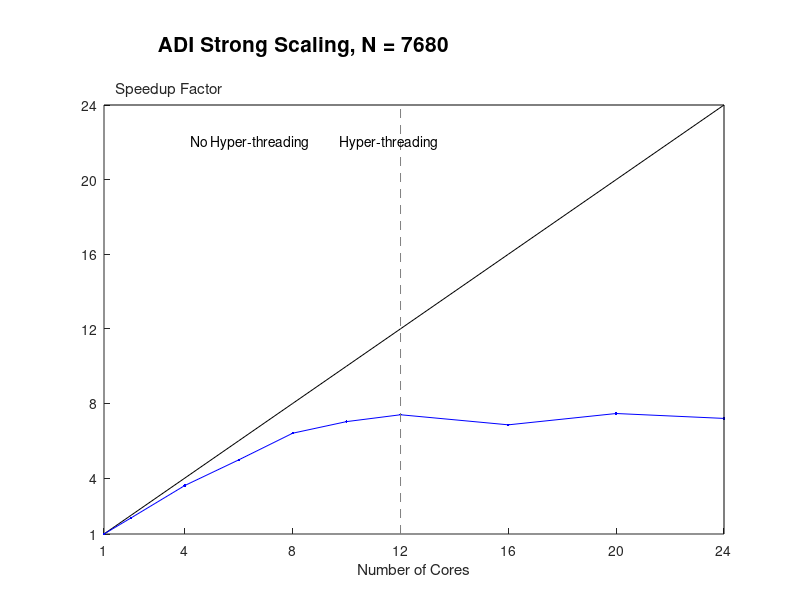

The MATLAB script that drew this image:
clear;
top = 24;
bottom = 1;
right = 24;
left = 1;

cores = [1 2 4 6 8 10 12 16 20 24];

speedup = [1.000 1.860 3.601 4.976 6.404 7.026 7.393 6.853 7.460 7.197];

hold on;

plot(cores,cores,'-k');
plot(cores,speedup,'-b.');

xlim([1 24]);
ylim([1 24]);
set(gca,'XTick',[1 4 8 12 16 20 24])
set(gca,'YTick',[1 4 8 12 16 20 24])

line([12 12],[1 24],'Color',[0.5 0.5 0.5],'LineStyle','--');
line([1 24],[24 24],'Color',[0.0 0.0 0.0]);
line([24 24],[24 1],'Color',[0.0 0.0 0.0]);

h = text(4.2,22,'No Hyper-threading          Hyper-threading');

hold off;

% legh = legend([h3 h2 h1],'AVX + ILP','AVX',...
%                   'Scalar','Location','SouthEast');
% vertOffset = (top - bottom)*0.02;
% set(legh,'Position',get(legh,'Position') + [0 vertOffset 0 0]);

xlabel('Number of Cores');
ylabel('Speedup Factor');
set(get(gca,'YLabel'),'Rotation',0);
ylabh = get(gca,'YLabel');
vertOffset = (top - bottom)*0.52;
horzOffset = (right - left)*0.155;
set(ylabh,'Position',get(ylabh,'Position') + [horzOffset vertOffset 0]);

set(gca,'Position',get(gca,'Position') - [0 0 0 0.1]);
h = title('ADI Strong Scaling, N = 7680','FontSize', 15);
vertOffset = (top - bottom)*0.08;
horzOffset = (right - left)*-0.177;
set(h,'Position',get(h,'Position') + [horzOffset vertOffset 0]);

set(gcf,'color','w');